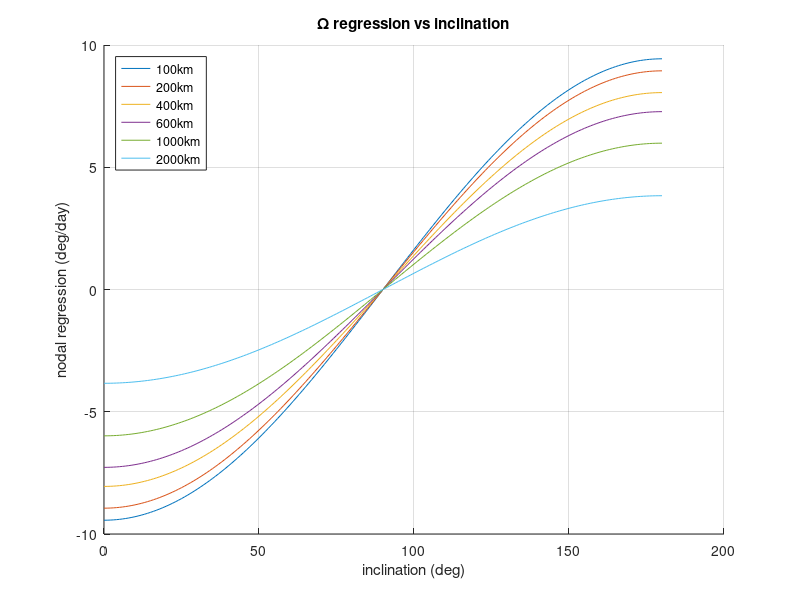

Write MATLAB code to recreate this figure.
function plot_j2_RAAN_vs_inclination()
% Plot RAAN regression rate vs inclination for various altitudes (circular orbits)

mu     = 398600.4418;          % [km^3/s^2] Earth's gravity
Re     = 6378.1363;            % [km] Earth's radius
J2     = 1.0826269e-3;         % [-] J2 zonal harmonic
altitudes = [100, 200, 400, 600, 1000, 2000];  % [km] orbital altitudes
incl_deg  = 0:1:180;           % [deg] inclination sweep

figure; hold on; grid on;
for alt = altitudes
    a = Re + alt;                     % semi-major axis for circular orbit [km]
    e = 0;                            % circular
    RAAN_rate = zeros(size(incl_deg));
    for k = 1:length(incl_deg)
        i_rad = deg2rad(incl_deg(k));
        RAAN_rate(k) = -1.5 * J2 * sqrt(mu) * Re^2 / (a^(7/2)) * cos(i_rad); % [rad/s]
    end
    RAAN_rate = rad2deg(RAAN_rate) * 86400;   % [deg/day]
    plot(incl_deg, RAAN_rate, 'DisplayName', sprintf('%dkm', alt));
end
xlabel('inclination (deg)'); ylabel('nodal regression (deg/day)');
title('\Omega regression vs inclination');
legend('Location','northwest');
end
